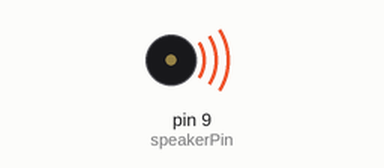
This sketch was run on a simulated Arduino Uno, built with avr-gcc and run on an emulated ATmega328P. On the bench: buzzer (waves = sounding).

Above: at 1.12 s.
At 6.9 s:
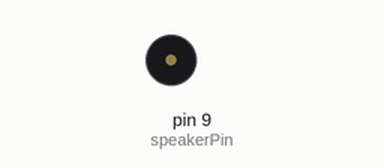
Timing chart, 0 to 9.9 s (numbered marks = the images above):
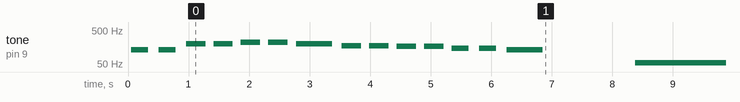

The sketch:

music.ino
```cpp
int speakerPin = 9;

// FUR ELISE
char notesF[] = "EDEDEbDCaceabegbCeEDEDEbDCaceabeCbaEDEDEbDCaceabegbCeEDEDEbDCaceabeCbabCDEgFEDfEDCeDCbeEeEDEDEDEDEDEDEbDCaceabegbCeEDEDEbDCaceabeCba";
int beatsF[] = { 1,1,1,1,1,1,1,1,3,1,1,1,3,1,1,1,3,1,1,1,1,1,1,1,1,1,3,1,1,1,3,1,1,1,3,1,1,1,1,1,1,1,1,3,1,1,1,3,1,1,1,3,1,1,1,1,1,1,1,1,1,3,1,1,1,3,1,1,1,3,1,1,1,2,1,1,1,2,1,1,1,2,1,1,1,3,1,5,1,1,1,1,1,1,1,1,1,1,1,1,1,1,1,1,1,3,1,1,1,3,1,1,1,3,1,1,1,1,1,1,1,1,1,3,1,1,1,3,1,1,1,6};
int tempoF = 175;

// TWINKLE
char notesT[] = "ccggaagffeeddc "; // a space represents a rest
int beatsT[] = { 1, 1, 1, 1, 1, 1, 2, 1, 1, 1, 1, 1, 1, 2, 4 };
int tempoT = 300;

// Lullaby song
char notesL[] = "eegeegegcbaagdefddefdfbagbcccafgecfgaegccafgecfgfedc";
int beatsL[] = { 1,1,1,1,1,1,1,1,3,1,1,1,3,1,1,1,3,1,1,1,1,1,1,1,1,1,3,1,1,1,3,1,1,1,3,1,1,1,1,1,1,1,1,3,1,1,1,3,1,1,1,3,1,1,1,1,1,1,1,1,1,3,1,1,1,3,1,1,1,3,1,1,1,2,1,1,1,2,1,1,1,2,1,1,1,3,1,5,1,1,1,1,1,1,1,1,1,1,1,1,1,1,1,1,1,3,1,1,1,3,1,1,1,3,1,1,1,1,1,1,1,1,1,3,1,1,1,3,1,1,1,6};
int tempoL = 300;

void playTone(int tone, int duration) {
  for (long i = 0; i < duration * 1000L; i += tone * 2) {
    digitalWrite(speakerPin, HIGH);
    delayMicroseconds(tone);
    digitalWrite(speakerPin, LOW);
    delayMicroseconds(tone);
  }
}

void playNote(char note, int duration) {
  char names[] = {'c','d','e','f','g','a','b','C', 'D', 'E', 'F', 'G', 'A', 'B', 'U', 'R'};
  int tones[] = {3822,3424,3033,2864,2551,2272,2024, 1915, 1700, 1519, 1432, 1275, 1136, 1014, 956, 0};


// play the tone corresponding to the note name
  for (int i = 0; i < sizeof(tones); i++) {
    if (names[i] == note) {
      playTone(tones[i], duration);
    }
  }
}

void setup() {
  pinMode(speakerPin, OUTPUT);
}

void playF(){
  for (int i = 0; i < sizeof(notesF); i++) {
        Serial.println("loop");
        if (notesF[i] == ' ') {
          delay(beatsF[i] * tempoF); // rest
        } else {
          playNote(notesF[i], beatsF[i] * tempoF);
        }
        // pause between notes
        delay(tempoF / 2);
        if (i == sizeof(notesF)-1){
          delay(1000);
        }
  }
}

void playT(){
  for (int i = 0; i < sizeof(notesT); i++) {
        if (notesT[i] == ' ') {
          delay(beatsT[i] * tempoT); // rest
        } else {
          playNote(notesT[i], beatsT[i] * tempoT);
        }
        // pause between notes
        delay(tempoT / 2);
        if (i == sizeof(notesT)-1){
          delay(1000);
        }
  }
}

void playL(){
   for (int i = 0; i < sizeof(notesL); i++) {
        if (notesL[i] == ' ') {
          delay(beatsL[i] * tempoL); // rest
        } else {
          playNote(notesL[i], beatsL[i] * tempoL);
        }

        // pause between notes
        delay(tempoL / 2);
        if (i == sizeof(notesL)-1){
          delay(1000);
        }
  }
}


int iterate = 0;
void loop() {
  // MODE get from MatrixKeyboard
  int mode = 2;

  if(mode == 1){
    playF();
  }
  else{
    if(mode == 2){
      playT();
    }
    else{
      if(mode == 3){
        playL();
      }
    }
  }
  Serial.println("masuk");
  playF();
  playF();
}
```

Measured:
- by itself, tone on pin 9 (speakerPin): plays 131 Hz for 0.28 s, 131 Hz for 0.28 s, 196 Hz for 0.32 s, 196 Hz for 0.32 s, 220 Hz for 0.32 s, 220 Hz for 0.32 s … (15 notes in this stretch)
